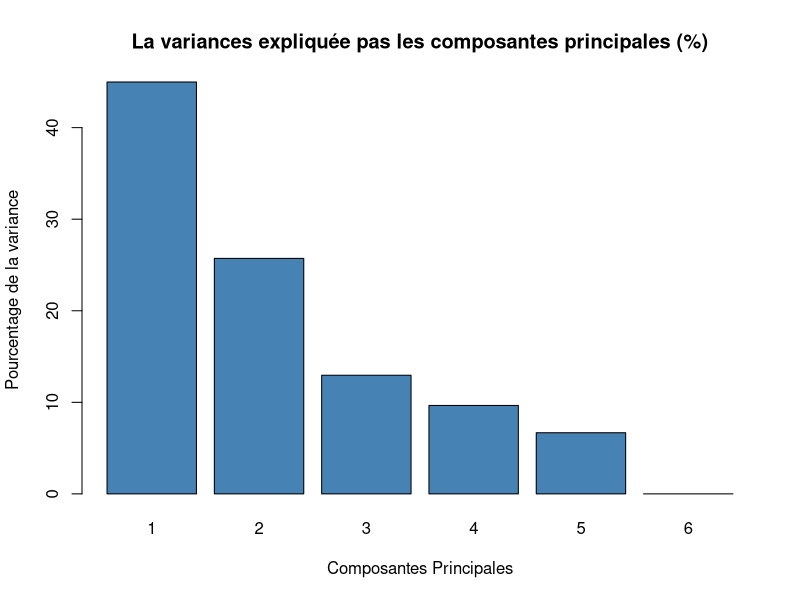
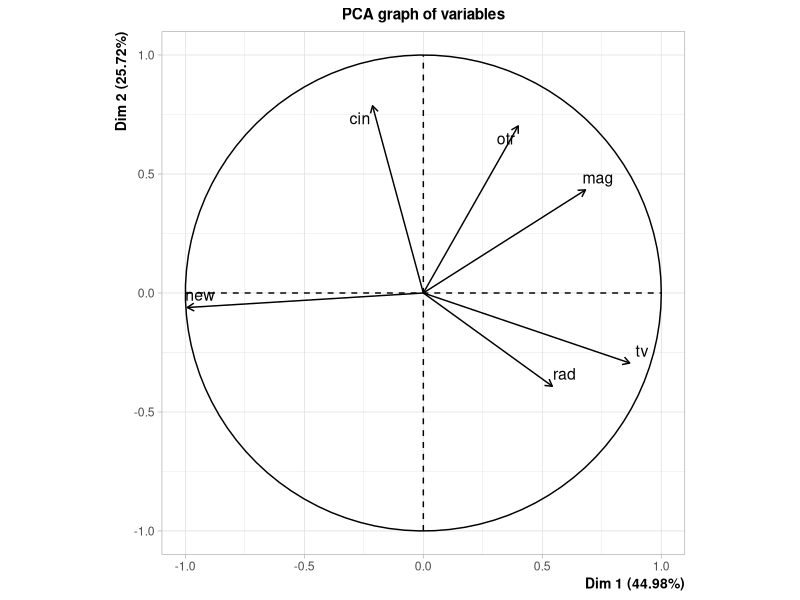
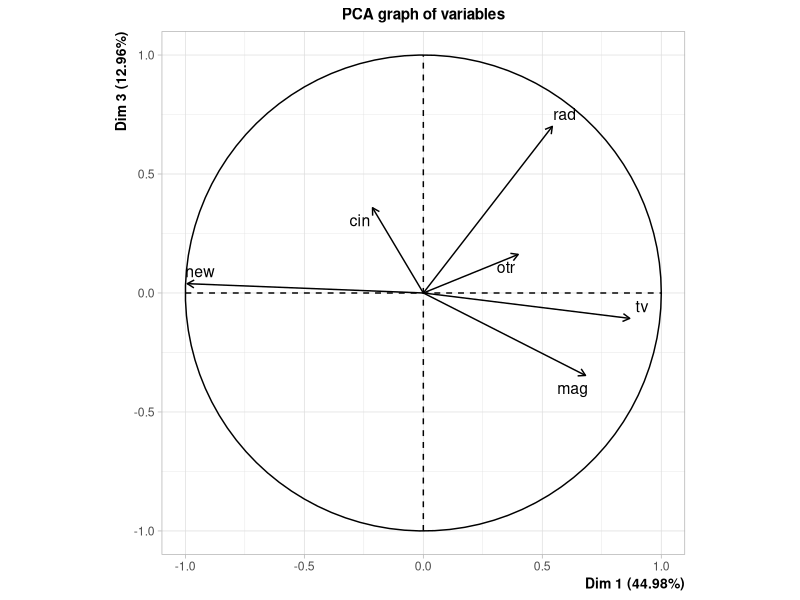
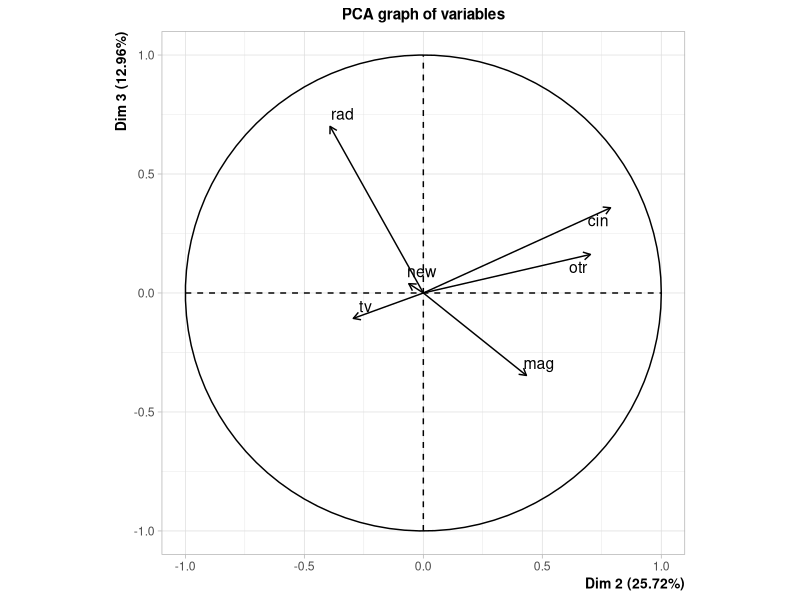

R code for these plots, in order:
## ---- chunk 1
knitr::opts_chunk$set(echo = TRUE)
## ---- chunk 2
donnees = read.csv("donneepub.csv",header = TRUE,sep="\t", dec=",")
## ---- chunk 3
summary(donnees)
## ---- chunk 4
R = cor(donnees[-1])
print(R)

library(Hmisc)
P = rcorr(as.matrix(donnees[-1]))$P
print(P)
## ---- chunk 5
library("FactoMineR")
res.pca <- PCA(donnees[-1], graph = FALSE)
## ---- chunk 6
eig.val <- res.pca$eig
barplot(eig.val[, 2], 
        names.arg = 1:nrow(eig.val), 
        main = "La variances expliquée pas les composantes principales (%)",
        xlab = "Composantes Principales",
        ylab = "Pourcentage de la variance",
        col ="steelblue")
eig.val
## ---- chunk 7
res.pca$var
## ---- chunk 8
res.pca$var$contrib
## ---- chunk 9
res.pca$var$cos2
## ---- chunk 10
res.pca$var$coord
## ---- chunk 11
plot(res.pca, axes=c(1,2),choix = "var")
plot(res.pca, axes=c(1,3),choix = "var")
plot(res.pca, axes=c(2,3),choix = "var")
help(plot)
